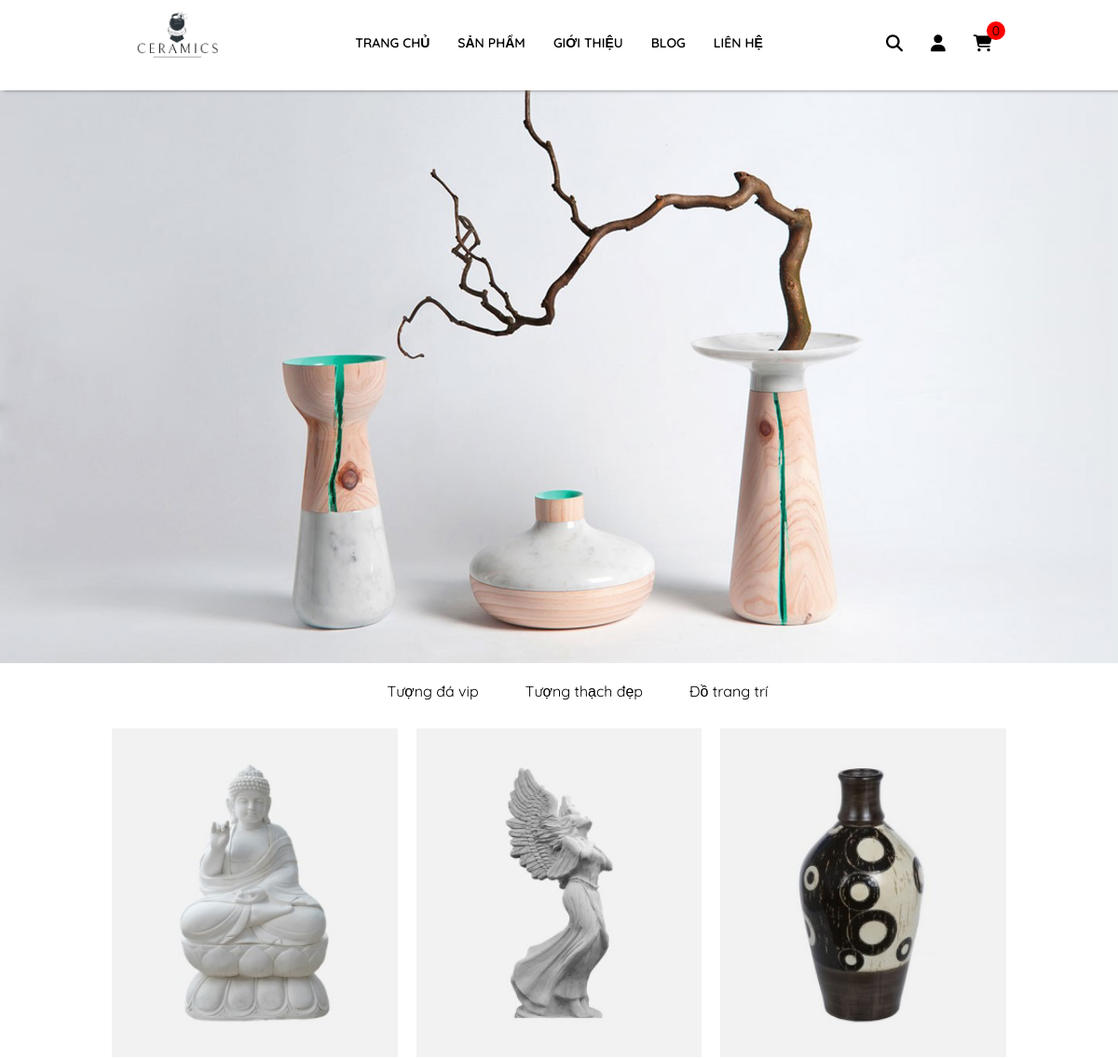
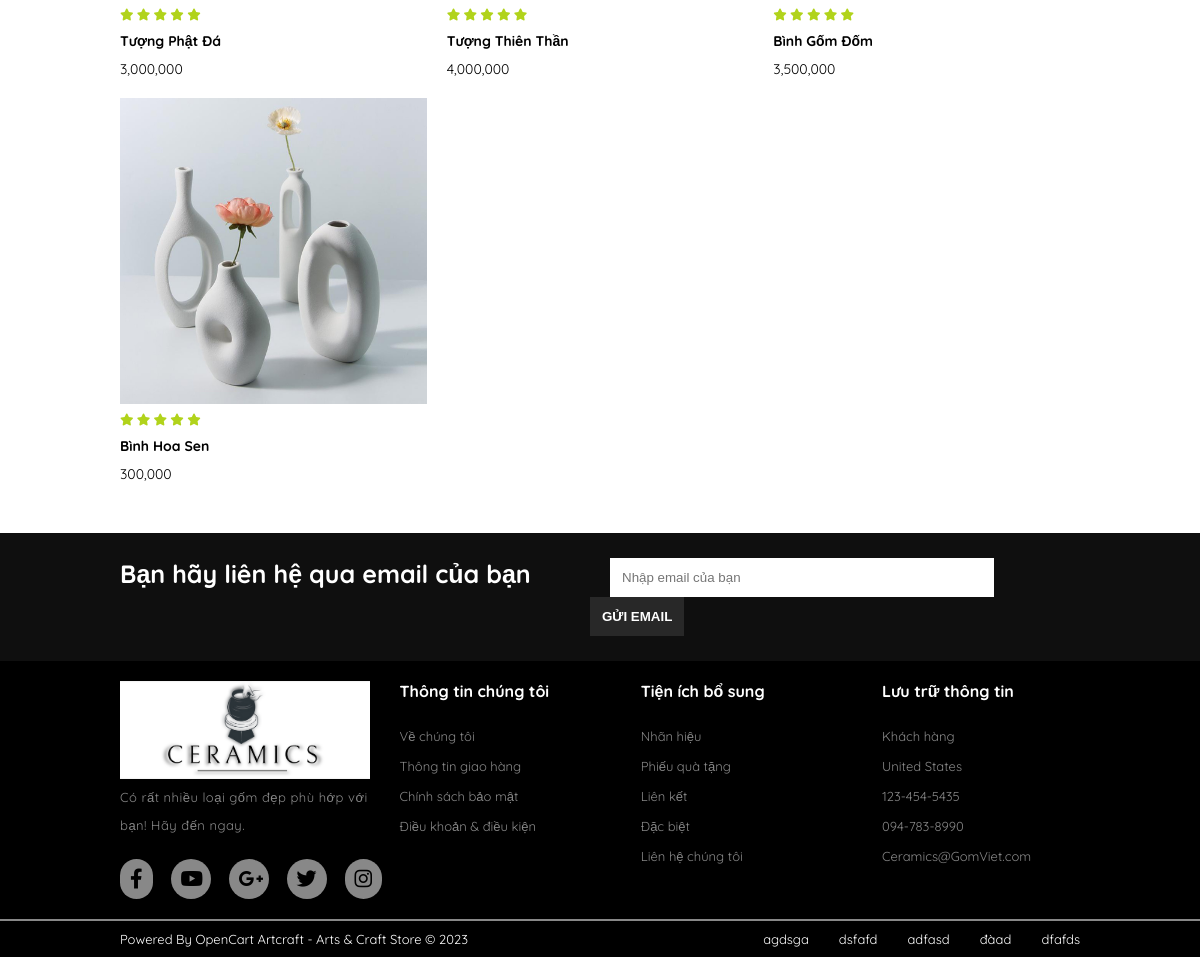
The page /controller/index.php?act=sanpham on the database its author committed (2 pictures, top to bottom).
### tables this page shows
CREATE TABLE `sanpham` (
  `id` int(5) NOT NULL,
  `tensp` varchar(250) NOT NULL,
  `img` varchar(250) NOT NULL,
  `dongia` int(12) NOT NULL,
  `iddm` int(4) NOT NULL
);

### model/xl_home.php (called while the page is built, shortened)
<?php
function getall_sanpham($limit,$offs)
{
    $conn = connectdb();
    $stmt = $conn->prepare("SELECT * FROM sanpham  limit $limit offset $offs");
    $stmt->execute();
    $kq = $stmt->fetchAll();
    return $kq;
}
function getall_sanphamdm()
{
    $conn = connectdb();
    $stmt = $conn->prepare("SELECT * FROM sanpham WHERE iddm = 49");
    $stmt->execute();
    $dm1 = $stmt->fetchAll();
    return $dm1;
}
?>

### interface/sanpham.php (the view, shortened to what this page needs)
<?php
include "../model/xl_home.php";
$kq = getall_sanpham(4, 0);
$dm1 = getall_sanphamdm();
?>
<div class="banner" id="banner">
    <img src="../interface/image/banner.jpg" alt="">
</div>
<div class="container">
    <div class="category-product">
        <ul class="menu-item-product" id="menu-click">
            <li class="menu-item">Tượng đá vip</li>
            <li class="menu-item">Tượng thạch đẹp</li>
            <li class="menu-item">Đồ trang trí</li>
        </ul>
        <div id="product-container">
            <div id="product1" class="product-menu active">
                <?php
                if (isset($dm1) && count($dm1) > 0) {
                    foreach ($dm1 as $item) {
                        echo '
                <div class="pr1">
                    <div class="hover-effect2">
                        <img src="' . $item['img'] . '" alt="">
                        <span class="icon2">Đặt hàng</span>
                        <span class="icon3"><i class="fa-solid fa-cart-shopping"></i></span>
                    </div>
                    <div class="detail">
                        <div class="star">
                            <i class="fa-solid fa-star"></i>
                            <i class="fa-solid fa-star"></i>
                            <i class="fa-solid fa-star"></i>
                            <i class="fa-solid fa-star"></i>
                            <i class="fa-solid fa-star"></i>
                        </div>
                        <div class="namepr">
                            ' . $item['tensp'] . '
                        </div>
                        <div class="price">
                        ' . number_format($item['dongia']) . '
                        </div>
                    </div>
                </div>
                ';
                    }
                }
                ?>
            </div>
        </div>
    </div>
</div>

### interface/header.php (shortened to what this page needs)
<!DOCTYPE html>
<html lang="en">
<head>
    <link rel="stylesheet" href="https://cdnjs.cloudflare.com/ajax/libs/font-awesome/6.2.1/css/all.min.css" />
    <link rel="stylesheet" href="../interface/css/index.css">
    <link rel="stylesheet" href="../interface/css/dangki.css">
</head>
<body>
    <header>
        <div class="header-srcoll" id="header-scroll">
            <div class="nav-header">
                <div class="logo-img">
                    <img src="../interface/image/logo-remove.png" alt="">
                </div>
                <div class="menu">
                    <ul>
                        <li><a class="hover-effect" href="index.php">Trang chủ</a></li>
                        <li>
                            <a class="hover-effect" href="index.php?act=sanpham">Sản phẩm</a>
                        </li>
                        <li><a class="hover-effect" href="#">Giới thiệu</a></li>
                        <li><a class="hover-effect" href="#">Blog</a></li>
                        <li><a class="hover-effect" href="#">Liên hệ</a></li>
                    </ul>
                </div>
                <div class="icon">
                    <ul>
                        <li class="search-hover"><a href="#2"><i class="fa-solid fa-magnifying-glass"></i></a>
                        </li>
                        <li class="user-icon"><a href="#2"><i class="fa-solid fa-user"></i></a>
                        </li>
                        <li class="cart-icon"><a href="index.php?act=addCart">
                                <div class="quality">
                                    <span class="quality">
                                        <?php
                                        if (isset(($_SESSION['giohang']))) {
                                            $sum = 0;
                                            echo $sum;
                                        } else {
                                        ?>
                                            0<?php } ?>
                                    </span>
                                </div>
                                <i class="fa-solid fa-cart-shopping"></i>
                            </a></li>
                    </ul>
                </div>
            </div>
        </div>
        <div class="header">
            <div class="nav-header">
                <div class="logo-img">
                </div>
                <div class="menu">
                    <ul>
                        <li><a class="hover-effect" href="index.php">Trang chủ</a></li>
                        <li>
                            <a class="hover-effect" href="index.php?act=sanpham">Sản phẩm</a>
                        </li>
                        <li><a class="hover-effect" href="#">Giới thiệu</a></li>
                        <li><a class="hover-effect" href="#">Blog</a></li>
                        <li><a class="hover-effect" href="#">Liên hệ</a></li>
                    </ul>
                </div>
                <div class="icon">
                    <ul>
                        <li><a href="#2"><i class="fa-solid fa-magnifying-glass"></i></a></li>
                        <li class="user-icon"><a href="#2"><i class="fa-solid fa-user"></i></a>
                        </li>
                        <li><a href="index.php?act=addCart">
                                <div class="quality">
                                    <span class="quality">
                                    </span>
                                </div>
                            </a></li>
                    </ul>
                </div>
            </div>
        </div>
    </header>
</body>
</html>

### controller/index.php (shortened to what this page needs)
<?php
include "../interface/header.php";
if (isset($_REQUEST['act'])) {
    switch ($_REQUEST['act']) {
        case 'sanpham':
            include "./../interface/sanpham.php";
            break;
    }
} else {
    include "./../interface/home.php";
}
include "./../interface/footer.php";

### interface/footer.php (shortened to what this page needs)
<footer>
    <div class="sent-your-email">
        <div class="container-sent-your-mail">
            <div class="title-vn-email">
                Bạn hãy liên hệ qua email của bạn
            </div>
            <div class="inp-enter-mail">
                <input type="email" placeholder="Nhập email của bạn" class="inp-enter-mail-son">
                <input class="inp-submit" type="submit" value="GỬI EMAIL">
            </div>
        </div>
    </div>
    <div class="container-footer">
        <div class="container-container-footer">
            <div class="left-containerx2-footer">
                <div class="head-footer-logo">
                    <img src="../interface/image/logo.png" alt="">
                </div>
                <div class="head-footer-title">
                    Có rất nhiều loại gốm đẹp phù hớp với bạn! Hãy đến ngay.
                </div>
                <div class="head-footer-icon">
                    <ul>
                        <li class="facebook"><a href="#3"><i class="fa-brands fa-facebook-f"></i></a></li>
                        <li class="youtube"><a href="#3"><i class="fa-brands fa-youtube"></i></a></li>
                        <li class="google"><a href="#3"><i class="fa-brands fa-google-plus-g"></i></a></li>
                        <li class="twitch"><a href="#3"><i class="fa-brands fa-twitter"></i></a></li>
                        <li class="instagram"><a href="#3"><i class="fa-brands fa-instagram"></i></a></li>
                    </ul>
                </div>
            </div>
            <div class="center-containerx2-footer">
                <div class="title-head-containerx2">
                    Thông tin chúng tôi
                </div>
                <ul class="ul">
                    <li><a href="">Về chúng tôi</a></li>
                    <li><a href="">Thông tin giao hàng</a></li>
                    <li><a href="">Chính sách bảo mật</a></li>
                    <li><a href="">Điều khoản & điều kiện</a></li>
                </ul>
            </div>
            <div class="center2-containerx2-footer">
                <div class="title-head-containerx2">
                    Tiện ích bổ sung
                </div>
                <ul class="ul">
                    <li><a href="">Nhãn hiệu</a></li>
                    <li><a href="">Phiếu quà tặng</a></li>
                    <li><a href="">Liên kết</a></li>
                    <li><a href="">Đặc biệt</a></li>
                    <li><a href="">Liên hệ chúng tôi</a></li>
                </ul>
            </div>
            <div class="right-containerx2-footer">
                <div class="title-head-containerx2">
                Lưu trữ thông tin
                </div>
                <ul class="ul">
                    <li><a href="">Khách hàng<br> United States</a></li>
                    <li><a href="">123-454-5435</a></li>
                    <li><a href="">094-783-8990</a></li>
                    <li><a href="">Ceramics@GomViet.com</a></li>
                </ul>
            </div>
        </div>
    </div>
    <div class="boder"></div>
    <div class="foot-footer">
        <div class="letf-foot-footer">
            Powered By OpenCart Artcraft - Arts & Craft Store © 2023
        </div>
        <div class="right-foot-footer">
            <ul>
                <li>agdsga</li>
                <li>dsfafd</li>
                <li>adfasd</li>
                <li>đàad</li>
                <li>dfafds</li>
            </ul>
        </div>
    </div>
</footer>
</body>
</html>

### interface/css/index.css (style rules this page uses)
body { padding: 0; margin: 0; font-family: 'Quicksand', sans-serif; }
header { z-index: 1000; }
.header { z-index: 100; min-width: 100%; position: absolute; top: 0; }
#header-scroll { position: sticky; top: -100px; min-width: 100%; transition: top 0.3s; background-color: rgb(255, 255, 255); z-index: 10000; box-shadow: 4px 0px 4px #707070; }
.nav-header { display: grid; grid-template-columns: 15% 70% 15%; max-width: 80%; margin: 0 auto; padding: 10px; z-index: 100; }
.user-icon { position: relative; }
.banner>img { z-index: 1; max-width: 100%; }
.logo-img>img { width: 100%; }
.menu>ul { display: flex; gap: 30px; justify-content: center; padding: 0; margin: 0; padding: 25px 0; }
.menu>ul>li { list-style: none; }
.menu>ul>li>a { text-decoration: none; color: black; text-transform: uppercase; font-size: 14px; font-weight: 600; }
.icon { width: 100%; }
.icon>ul { display: flex; gap: 30px; justify-content: center; padding: 0; margin: 0; padding: 25px 0; }
.icon>ul>li { list-style: none; }
.icon>ul>li>a { color: black; text-decoration: none; font-size: 18px; }
.quality { position: absolute; top: -6px; right: -7px; background-color: rgb(255, 0, 0); padding: 1px 6px; border-radius: 30px; text-align: center; font-size: 14px; }
.icon>ul>li:nth-child(3) { position: relative; }
.container { max-width: 80%; margin: 0 auto; margin-bottom: 50px; }
.hover-effect { position: relative; display: inline-block; padding-bottom: 5px; border-bottom: 2px solid transparent; transition: border-bottom 0.3s ease; }
.hover-effect::after { content: ''; position: absolute; left: 0; bottom: 0; width: 100%; border-bottom: 2px solid #000; transform: scaleX(0); transition: transform 0.3s ease; }
.hover-effect2 { position: relative; display: inline-block; overflow: hidden; min-width: 100%; }
.hover-effect2>img { width: 100%; }
.star { color: rgb(177, 211, 27); font-size: 12px; }
.namepr { margin-top: 10px; margin-bottom: 10px; font-size: 14px; font-weight: bold; }
.price { font-size: 14px; }
.product-menu { display: grid; grid-template-columns: repeat(auto-fit, minmax(300px, 1fr)); margin-top: 30px; grid-gap: 20px; }
.menu-item-product { display: flex; gap: 50px; justify-content: center; }
.menu-item-product>li { list-style: none; }
.product-menu { display: none; }
.product-menu.active { display: grid; }
.sent-your-email { background-color: #0f0f0f; }
.container-sent-your-mail { max-width: 80%; margin: 0 auto; padding: 25px 0; display: grid; grid-template-columns: 1fr 1fr; justify-content: space-between; }
.title-vn-email { font-size: 25px; color: white; font-weight: bold; }
.inp-enter-mail-son { width: 75%; padding: 12px; margin-left: 10px; border: none; outline: none; }
.inp-submit { padding: 12px; margin-left: -10px; background-color: #282828; border: none; font-weight: bold; color: white; }
.container-footer { background-color: #000; }
.container-container-footer { display: grid; grid-template-columns: 26% 22% 22% 22%; max-width: 80%; margin: 0 auto; grid-gap: 30px; padding: 20px 0; color: white; }
.head-footer-logo>img { width: 100%; }
.head-footer-title { color: #888888; cursor: pointer; font-size: 13px; font-weight: 400; letter-spacing: 0.5px; line-height: 28px; margin-bottom: 20px; }
.head-footer-icon>ul { display: flex; gap: 18px; justify-content: flex-start; padding: 0; margin: 0; }
.head-footer-icon>ul>li { background-color: #888888; border-radius: 35px; text-align: center; width: 40px; padding: 7.5px 0; transition: all 0.3s ease; list-style: none; }
.head-footer-icon>ul>li>a { transition: all 0.3s ease; color: black; font-size: 20px; padding: 5px 10px; }
.title-head-containerx2 { font-weight: bold; }
.ul { margin: 0; padding: 0; margin-top: 20px; }
.ul>li { list-style: none; line-height: 30px; font-size: 13px; }
.ul>li>a { text-decoration: none; color: #888888; }
footer { background-color: #000000; }
.boder { border: 1px solid #888888; }
.foot-footer { background-color: #000; color: white; max-width: 80%; display: flex; justify-content: space-between; margin: 0 auto; padding: 10px 20px; font-size: 13px; }
.right-foot-footer>ul { display: flex; margin: 0; padding: 0; gap: 30px; }
.right-foot-footer>ul>li { list-style: none; }

### interface/header.php (style rules this page uses)
.search-hover { position: relative; }

### rows shown on the page
sanpham: img (picture), tensp "Tượng Phật Đá", dongia "3,000,000"
sanpham: img (picture), tensp "Tượng Thiên Thần", dongia "4,000,000"
sanpham: img (picture), tensp "Bình Gốm Đốm", dongia "3,500,000"
sanpham: img (picture), tensp "Bình Hoa Sen", dongia "300,000"

### other values the page prints
$sum "0"
